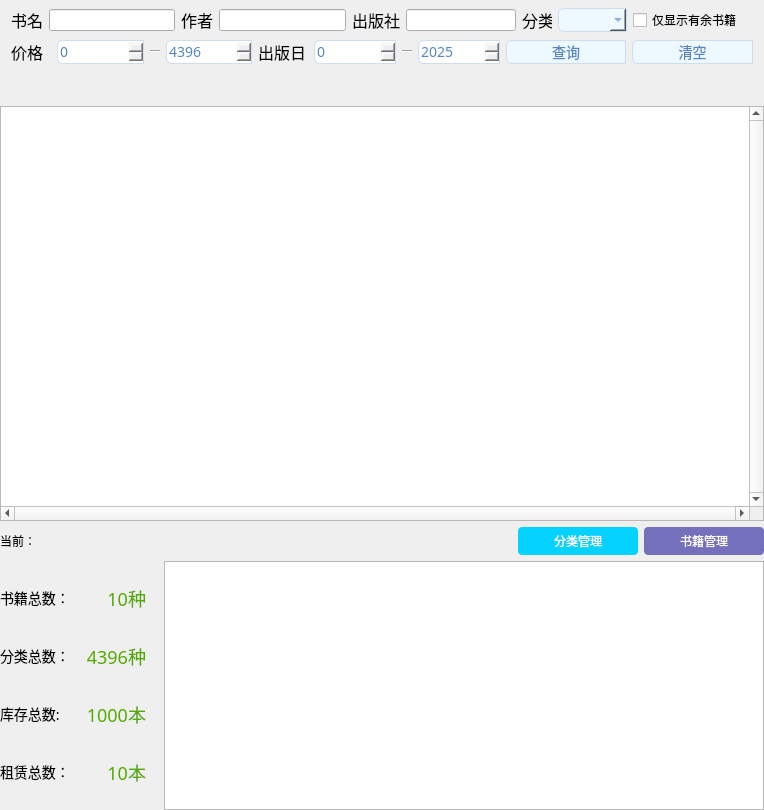
<?xml version="1.0" encoding="UTF-8"?>
<ui version="4.0">
 <class>page_previewClass</class>
 <widget class="QWidget" name="page_previewClass">
  <property name="geometry">
   <rect>
    <x>0</x>
    <y>0</y>
    <width>764</width>
    <height>810</height>
   </rect>
  </property>
  <property name="windowTitle">
   <string>page_preview</string>
  </property>
  <property name="styleSheet">
   <string notr="true">#page_previewClass
{
    border-image: url(:/page_preview/Resources/BackGround2.png);
}</string>
  </property>
  <layout class="QVBoxLayout" name="verticalLayout" stretch="0,500,0,300">
   <property name="leftMargin">
    <number>0</number>
   </property>
   <property name="topMargin">
    <number>0</number>
   </property>
   <property name="rightMargin">
    <number>0</number>
   </property>
   <property name="bottomMargin">
    <number>0</number>
   </property>
   <item>
    <widget class="QWidget" name="widget_2" native="true">
     <property name="minimumSize">
      <size>
       <width>0</width>
       <height>100</height>
      </size>
     </property>
     <property name="styleSheet">
      <string notr="true">#widget_2
{
    border-image: url(:/page_preview/Resources/BackGround2.png);
}</string>
     </property>
     <layout class="QVBoxLayout" name="verticalLayout_3">
      <property name="spacing">
       <number>0</number>
      </property>
      <property name="topMargin">
       <number>0</number>
      </property>
      <property name="bottomMargin">
       <number>0</number>
      </property>
      <item>
       <layout class="QHBoxLayout" name="Top">
        <item>
         <layout class="QHBoxLayout" name="horizontalLayout_10">
          <item>
           <widget class="QLabel" name="label_9">
            <property name="font">
             <font>
              <family>Microsoft YaHei</family>
              <pointsize>12</pointsize>
              <weight>50</weight>
              <bold>false</bold>
             </font>
            </property>
            <property name="text">
             <string>书名</string>
            </property>
           </widget>
          </item>
          <item>
           <widget class="QLineEdit" name="LE1"/>
          </item>
         </layout>
        </item>
        <item>
         <layout class="QHBoxLayout" name="horizontalLayout_11">
          <item>
           <widget class="QLabel" name="label_10">
            <property name="font">
             <font>
              <family>Microsoft YaHei</family>
              <pointsize>12</pointsize>
              <weight>50</weight>
              <bold>false</bold>
             </font>
            </property>
            <property name="text">
             <string>作者</string>
            </property>
           </widget>
          </item>
          <item>
           <widget class="QLineEdit" name="LE2"/>
          </item>
         </layout>
        </item>
        <item>
         <layout class="QHBoxLayout" name="horizontalLayout_12">
          <item>
           <widget class="QLabel" name="label_11">
            <property name="font">
             <font>
              <family>Microsoft YaHei</family>
              <pointsize>12</pointsize>
              <weight>50</weight>
              <bold>false</bold>
             </font>
            </property>
            <property name="text">
             <string>出版社</string>
            </property>
           </widget>
          </item>
          <item>
           <widget class="QLineEdit" name="LE3"/>
          </item>
         </layout>
        </item>
        <item>
         <layout class="QHBoxLayout" name="horizontalLayout_16">
          <item>
           <widget class="QLabel" name="label_12">
            <property name="maximumSize">
             <size>
              <width>30</width>
              <height>16777215</height>
             </size>
            </property>
            <property name="font">
             <font>
              <family>Microsoft YaHei</family>
              <pointsize>12</pointsize>
              <weight>50</weight>
              <bold>false</bold>
             </font>
            </property>
            <property name="text">
             <string>分类</string>
            </property>
           </widget>
          </item>
          <item>
           <widget class="QComboBox" name="comboBox">
            <property name="styleSheet">
             <string notr="true">background: #EDF8FF;
border: 1px solid #CFDDEF;
border-top-left-radius:6px;
border-bottom-left-radius:6px;

font-size: 14px;
font-family: Microsoft YaHei;
font-weight: 400;
color: #5786C7;</string>
            </property>
           </widget>
          </item>
          <item>
           <layout class="QHBoxLayout" name="horizontalLayout_18">
            <item>
             <widget class="QCheckBox" name="checkBox">
              <property name="minimumSize">
               <size>
                <width>120</width>
                <height>0</height>
               </size>
              </property>
              <property name="maximumSize">
               <size>
                <width>120</width>
                <height>16777215</height>
               </size>
              </property>
              <property name="styleSheet">
               <string notr="true">font-size: 12px;
font-family: Microsoft YaHei;</string>
              </property>
              <property name="text">
               <string>仅显示有余书籍</string>
              </property>
             </widget>
            </item>
           </layout>
          </item>
         </layout>
        </item>
       </layout>
      </item>
      <item>
       <layout class="QHBoxLayout" name="Down" stretch="2,2,1,1">
        <item>
         <layout class="QHBoxLayout" name="horizontalLayout_15">
          <item>
           <widget class="QLabel" name="label_16">
            <property name="minimumSize">
             <size>
              <width>40</width>
              <height>0</height>
             </size>
            </property>
            <property name="maximumSize">
             <size>
              <width>40</width>
              <height>16777215</height>
             </size>
            </property>
            <property name="font">
             <font>
              <family>Microsoft YaHei</family>
              <pointsize>12</pointsize>
              <weight>50</weight>
              <bold>false</bold>
             </font>
            </property>
            <property name="text">
             <string>价格</string>
            </property>
           </widget>
          </item>
          <item>
           <widget class="QSpinBox" name="SP1">
            <property name="minimumSize">
             <size>
              <width>0</width>
              <height>0</height>
             </size>
            </property>
            <property name="styleSheet">
             <string notr="true">
border: 1px solid #CFDDEF;
border-top-left-radius:6px;
border-bottom-left-radius:6px;

font-size: 14px;
font-family: Microsoft YaHei;
font-weight: 400;
color: #5786C7;</string>
            </property>
            <property name="maximum">
             <number>4396</number>
            </property>
           </widget>
          </item>
          <item>
           <widget class="Line" name="line_2">
            <property name="minimumSize">
             <size>
              <width>10</width>
              <height>0</height>
             </size>
            </property>
            <property name="maximumSize">
             <size>
              <width>10</width>
              <height>16777215</height>
             </size>
            </property>
            <property name="orientation">
             <enum>Qt::Horizontal</enum>
            </property>
           </widget>
          </item>
          <item>
           <widget class="QSpinBox" name="SP2">
            <property name="styleSheet">
             <string notr="true">
border: 1px solid #CFDDEF;
border-top-left-radius:6px;
border-bottom-left-radius:6px;

font-size: 14px;
font-family: Microsoft YaHei;
font-weight: 400;
color: #5786C7;</string>
            </property>
            <property name="minimum">
             <number>-4</number>
            </property>
            <property name="maximum">
             <number>4396</number>
            </property>
            <property name="value">
             <number>4396</number>
            </property>
           </widget>
          </item>
         </layout>
        </item>
        <item>
         <layout class="QHBoxLayout" name="horizontalLayout_13" stretch="0,1,0,1">
          <item>
           <widget class="QLabel" name="label_15">
            <property name="minimumSize">
             <size>
              <width>50</width>
              <height>0</height>
             </size>
            </property>
            <property name="maximumSize">
             <size>
              <width>50</width>
              <height>16777215</height>
             </size>
            </property>
            <property name="font">
             <font>
              <family>Microsoft YaHei</family>
              <pointsize>12</pointsize>
              <weight>50</weight>
              <bold>false</bold>
             </font>
            </property>
            <property name="text">
             <string>出版日</string>
            </property>
           </widget>
          </item>
          <item>
           <widget class="QSpinBox" name="SP3">
            <property name="minimumSize">
             <size>
              <width>0</width>
              <height>0</height>
             </size>
            </property>
            <property name="styleSheet">
             <string notr="true">
border: 1px solid #CFDDEF;
border-top-left-radius:6px;
border-bottom-left-radius:6px;

font-size: 14px;
font-family: Microsoft YaHei;
font-weight: 400;
color: #5786C7;</string>
            </property>
            <property name="minimum">
             <number>0</number>
            </property>
            <property name="maximum">
             <number>2025</number>
            </property>
            <property name="value">
             <number>0</number>
            </property>
           </widget>
          </item>
          <item>
           <widget class="Line" name="line">
            <property name="minimumSize">
             <size>
              <width>10</width>
              <height>0</height>
             </size>
            </property>
            <property name="maximumSize">
             <size>
              <width>10</width>
              <height>16777215</height>
             </size>
            </property>
            <property name="orientation">
             <enum>Qt::Horizontal</enum>
            </property>
           </widget>
          </item>
          <item>
           <widget class="QSpinBox" name="SP4">
            <property name="styleSheet">
             <string notr="true">
border: 1px solid #CFDDEF;
border-top-left-radius:6px;
border-bottom-left-radius:6px;

font-size: 14px;
font-family: Microsoft YaHei;
font-weight: 400;
color: #5786C7;</string>
            </property>
            <property name="minimum">
             <number>1800</number>
            </property>
            <property name="maximum">
             <number>2025</number>
            </property>
            <property name="value">
             <number>2025</number>
            </property>
           </widget>
          </item>
         </layout>
        </item>
        <item>
         <widget class="QPushButton" name="PB_search">
          <property name="font">
           <font>
            <family>Microsoft YaHei</family>
            <pointsize>-1</pointsize>
            <weight>50</weight>
            <bold>false</bold>
           </font>
          </property>
          <property name="styleSheet">
           <string notr="true">background: #EDF8FF;
border: 1px solid #CFDDEF;
border-top-left-radius:6px;
border-bottom-left-radius:6px;

font-size: 14px;
font-family: Microsoft YaHei;
font-weight: 400;
color: #5786C7;</string>
          </property>
          <property name="text">
           <string>查询</string>
          </property>
         </widget>
        </item>
        <item>
         <widget class="QPushButton" name="PB_clean">
          <property name="font">
           <font>
            <family>Microsoft YaHei</family>
            <pointsize>-1</pointsize>
            <weight>50</weight>
            <bold>false</bold>
           </font>
          </property>
          <property name="styleSheet">
           <string notr="true">background: #EDF8FF;
border: 1px solid #CFDDEF;
border-top-left-radius:6px;
border-bottom-left-radius:6px;

font-size: 14px;
font-family: Microsoft YaHei;
font-weight: 400;
color: #5786C7;</string>
          </property>
          <property name="text">
           <string>清空</string>
          </property>
         </widget>
        </item>
       </layout>
      </item>
      <item>
       <widget class="QLabel" name="Label_Src_Msg">
        <property name="maximumSize">
         <size>
          <width>16777215</width>
          <height>20</height>
         </size>
        </property>
        <property name="font">
         <font>
          <family>Microsoft YaHei</family>
          <pointsize>15</pointsize>
         </font>
        </property>
        <property name="styleSheet">
         <string notr="true"/>
        </property>
        <property name="text">
         <string/>
        </property>
        <property name="alignment">
         <set>Qt::AlignCenter</set>
        </property>
       </widget>
      </item>
     </layout>
    </widget>
   </item>
   <item>
    <layout class="QHBoxLayout" name="horizontalLayout_2" stretch="600">
     <item>
      <widget class="QTableWidget" name="TableW_book">
       <property name="minimumSize">
        <size>
         <width>600</width>
         <height>250</height>
        </size>
       </property>
       <property name="styleSheet">
        <string notr="true">border-image: url(:/page_preview/Resources/BackGround4.png);</string>
       </property>
       <property name="verticalScrollBarPolicy">
        <enum>Qt::ScrollBarAlwaysOn</enum>
       </property>
       <property name="horizontalScrollBarPolicy">
        <enum>Qt::ScrollBarAlwaysOn</enum>
       </property>
      </widget>
     </item>
    </layout>
   </item>
   <item>
    <layout class="QHBoxLayout" name="horizontalLayout">
     <item>
      <widget class="QLabel" name="L_current_honndana">
       <property name="minimumSize">
        <size>
         <width>100</width>
         <height>0</height>
        </size>
       </property>
       <property name="styleSheet">
        <string notr="true"/>
       </property>
       <property name="text">
        <string>当前：</string>
       </property>
      </widget>
     </item>
     <item>
      <spacer name="horizontalSpacer">
       <property name="orientation">
        <enum>Qt::Horizontal</enum>
       </property>
       <property name="sizeHint" stdset="0">
        <size>
         <width>40</width>
         <height>20</height>
        </size>
       </property>
      </spacer>
     </item>
     <item>
      <widget class="QPushButton" name="PB_syurui_manager">
       <property name="styleSheet">
        <string notr="true">width: 120px;
height: 28px;
background: #06d2ff;
border-radius: 4px;
font-size: 12px;
font-family: Microsoft YaHei;
font-weight: 400;
color: #ffffff;
line-height: 60px;

</string>
       </property>
       <property name="text">
        <string>分类管理</string>
       </property>
      </widget>
     </item>
     <item>
      <widget class="QPushButton" name="PB_book_manager">
       <property name="styleSheet">
        <string notr="true">width: 120px;
height: 28px;
background: #7470BC;
border-radius: 4px;
font-size: 12px;
font-family: Microsoft YaHei;
font-weight: 400;
color: #FEFEFE;
line-height: 60px;</string>
       </property>
       <property name="text">
        <string>书籍管理</string>
       </property>
      </widget>
     </item>
    </layout>
   </item>
   <item>
    <layout class="QHBoxLayout" name="horizontalLayout_5" stretch="100">
     <item>
      <widget class="QWidget" name="widget" native="true">
       <property name="styleSheet">
        <string notr="true">#widget
{
    border-image: url(:/page_preview/Resources/BackGround2.png);
}</string>
       </property>
       <layout class="QHBoxLayout" name="horizontalLayout_3">
        <property name="leftMargin">
         <number>0</number>
        </property>
        <property name="topMargin">
         <number>0</number>
        </property>
        <property name="rightMargin">
         <number>0</number>
        </property>
        <property name="bottomMargin">
         <number>0</number>
        </property>
        <item>
         <layout class="QVBoxLayout" name="verticalLayout_2">
          <item>
           <layout class="QHBoxLayout" name="horizontalLayout_6">
            <item>
             <widget class="QLabel" name="label">
              <property name="minimumSize">
               <size>
                <width>70</width>
                <height>30</height>
               </size>
              </property>
              <property name="maximumSize">
               <size>
                <width>70</width>
                <height>30</height>
               </size>
              </property>
              <property name="styleSheet">
               <string notr="true">	font-size: 14px;
	font-family: Microsoft YaHei;</string>
              </property>
              <property name="text">
               <string>书籍总数：</string>
              </property>
             </widget>
            </item>
            <item>
             <widget class="QLabel" name="LB1">
              <property name="minimumSize">
               <size>
                <width>70</width>
                <height>30</height>
               </size>
              </property>
              <property name="maximumSize">
               <size>
                <width>70</width>
                <height>30</height>
               </size>
              </property>
              <property name="styleSheet">
               <string notr="true">	font-size: 18px;
	font-family: Microsoft YaHei;
color: rgb(85, 170, 0);</string>
              </property>
              <property name="text">
               <string>10种</string>
              </property>
              <property name="alignment">
               <set>Qt::AlignRight|Qt::AlignTrailing|Qt::AlignVCenter</set>
              </property>
             </widget>
            </item>
            <item>
             <spacer name="horizontalSpacer_2">
              <property name="orientation">
               <enum>Qt::Horizontal</enum>
              </property>
              <property name="sizeHint" stdset="0">
               <size>
                <width>40</width>
                <height>20</height>
               </size>
              </property>
             </spacer>
            </item>
           </layout>
          </item>
          <item>
           <layout class="QHBoxLayout" name="horizontalLayout_7">
            <item>
             <widget class="QLabel" name="label_3">
              <property name="minimumSize">
               <size>
                <width>70</width>
                <height>30</height>
               </size>
              </property>
              <property name="maximumSize">
               <size>
                <width>70</width>
                <height>30</height>
               </size>
              </property>
              <property name="styleSheet">
               <string notr="true">	font-size: 14px;
	font-family: Microsoft YaHei;</string>
              </property>
              <property name="text">
               <string>分类总数：</string>
              </property>
             </widget>
            </item>
            <item>
             <widget class="QLabel" name="LB2">
              <property name="minimumSize">
               <size>
                <width>70</width>
                <height>30</height>
               </size>
              </property>
              <property name="maximumSize">
               <size>
                <width>70</width>
                <height>30</height>
               </size>
              </property>
              <property name="styleSheet">
               <string notr="true">	font-size: 18px;
	font-family: Microsoft YaHei;
color: rgb(85, 170, 0);</string>
              </property>
              <property name="text">
               <string>4396种</string>
              </property>
              <property name="alignment">
               <set>Qt::AlignRight|Qt::AlignTrailing|Qt::AlignVCenter</set>
              </property>
             </widget>
            </item>
            <item>
             <spacer name="horizontalSpacer_3">
              <property name="orientation">
               <enum>Qt::Horizontal</enum>
              </property>
              <property name="sizeHint" stdset="0">
               <size>
                <width>40</width>
                <height>20</height>
               </size>
              </property>
             </spacer>
            </item>
           </layout>
          </item>
          <item>
           <layout class="QHBoxLayout" name="horizontalLayout_8">
            <item>
             <widget class="QLabel" name="label_5">
              <property name="minimumSize">
               <size>
                <width>70</width>
                <height>30</height>
               </size>
              </property>
              <property name="maximumSize">
               <size>
                <width>70</width>
                <height>30</height>
               </size>
              </property>
              <property name="styleSheet">
               <string notr="true">	font-size: 14px;
	font-family: Microsoft YaHei;</string>
              </property>
              <property name="text">
               <string>库存总数:</string>
              </property>
             </widget>
            </item>
            <item>
             <widget class="QLabel" name="LB3">
              <property name="minimumSize">
               <size>
                <width>70</width>
                <height>30</height>
               </size>
              </property>
              <property name="maximumSize">
               <size>
                <width>70</width>
                <height>30</height>
               </size>
              </property>
              <property name="styleSheet">
               <string notr="true">	font-size: 18px;
	font-family: Microsoft YaHei;
color: rgb(85, 170, 0);</string>
              </property>
              <property name="text">
               <string>1000本</string>
              </property>
              <property name="alignment">
               <set>Qt::AlignRight|Qt::AlignTrailing|Qt::AlignVCenter</set>
              </property>
             </widget>
            </item>
            <item>
             <spacer name="horizontalSpacer_4">
              <property name="orientation">
               <enum>Qt::Horizontal</enum>
              </property>
              <property name="sizeHint" stdset="0">
               <size>
                <width>40</width>
                <height>20</height>
               </size>
              </property>
             </spacer>
            </item>
           </layout>
          </item>
          <item>
           <layout class="QHBoxLayout" name="horizontalLayout_9">
            <item>
             <widget class="QLabel" name="label_7">
              <property name="minimumSize">
               <size>
                <width>70</width>
                <height>30</height>
               </size>
              </property>
              <property name="maximumSize">
               <size>
                <width>70</width>
                <height>30</height>
               </size>
              </property>
              <property name="styleSheet">
               <string notr="true">	font-size: 14px;
	font-family: Microsoft YaHei;</string>
              </property>
              <property name="text">
               <string>租赁总数：</string>
              </property>
             </widget>
            </item>
            <item>
             <widget class="QLabel" name="LB4">
              <property name="minimumSize">
               <size>
                <width>70</width>
                <height>30</height>
               </size>
              </property>
              <property name="maximumSize">
               <size>
                <width>70</width>
                <height>30</height>
               </size>
              </property>
              <property name="styleSheet">
               <string notr="true">	font-size: 18px;
	font-family: Microsoft YaHei;
color: rgb(85, 170, 0);</string>
              </property>
              <property name="text">
               <string>10本</string>
              </property>
              <property name="alignment">
               <set>Qt::AlignRight|Qt::AlignTrailing|Qt::AlignVCenter</set>
              </property>
             </widget>
            </item>
            <item>
             <spacer name="horizontalSpacer_5">
              <property name="orientation">
               <enum>Qt::Horizontal</enum>
              </property>
              <property name="sizeHint" stdset="0">
               <size>
                <width>40</width>
                <height>20</height>
               </size>
              </property>
             </spacer>
            </item>
           </layout>
          </item>
         </layout>
        </item>
        <item>
         <widget class="QTableWidget" name="TableW_book2">
          <property name="minimumSize">
           <size>
            <width>600</width>
            <height>100</height>
           </size>
          </property>
          <property name="styleSheet">
           <string notr="true"/>
          </property>
          <property name="verticalScrollBarPolicy">
           <enum>Qt::ScrollBarAsNeeded</enum>
          </property>
          <property name="horizontalScrollBarPolicy">
           <enum>Qt::ScrollBarAsNeeded</enum>
          </property>
         </widget>
        </item>
       </layout>
      </widget>
     </item>
    </layout>
   </item>
  </layout>
 </widget>
 <layoutdefault spacing="6" margin="11"/>
 <resources>
  <include location="page_preview.qrc"/>
 </resources>
 <connections/>
</ui>
